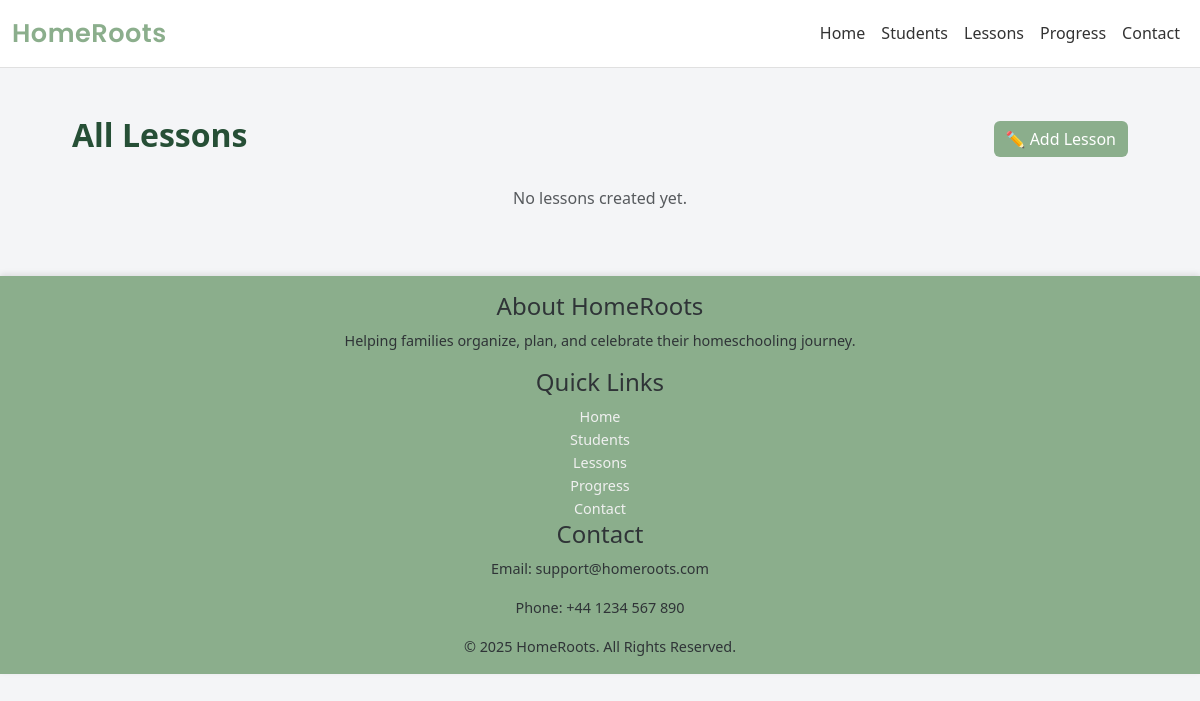
The page /lessons/list/ on the database as committed earlier.
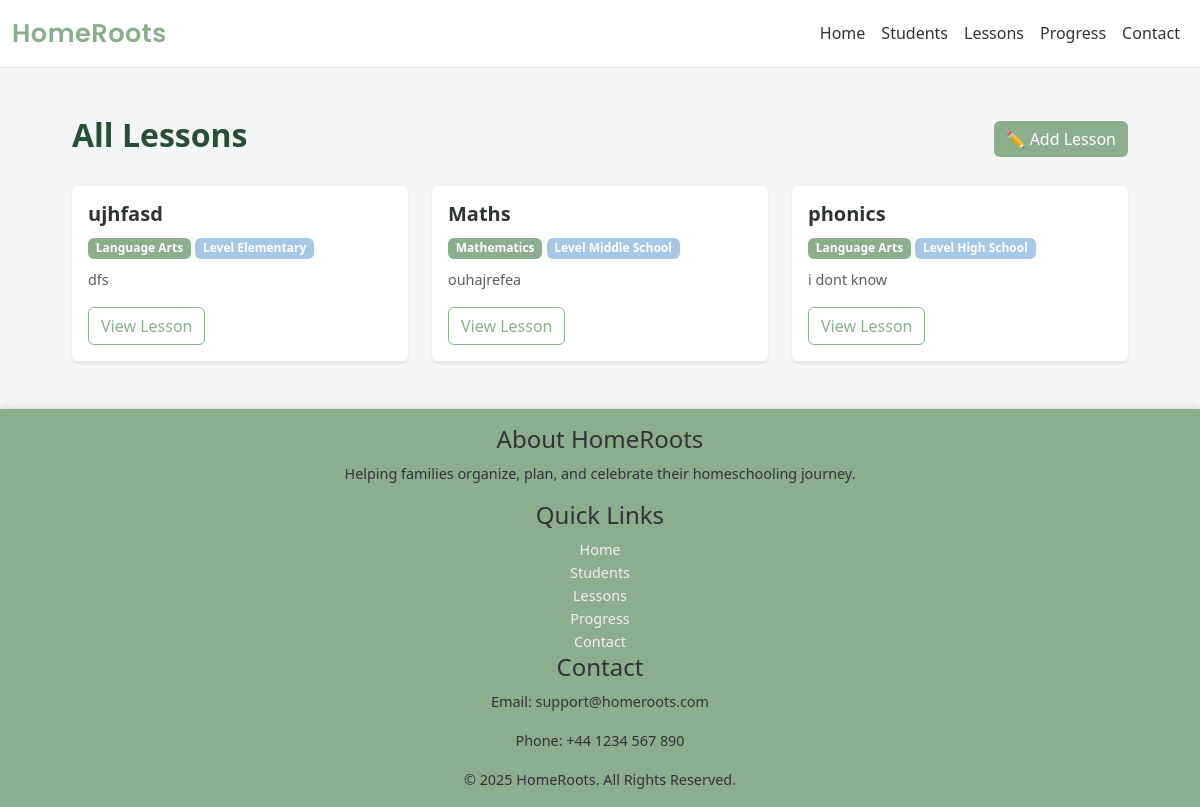
The same page on the database as committed later.
### core/models.py (models this page shows, shortened)
class Lesson(models.Model):
    SUBJECT_CHOICES = [
        ('lang', 'Language Arts'),
        ('math', 'Mathematics'),
        ('sci', 'Science'),
        ('ss', 'Social Studies'),
        ('art', 'Arts & Creative'),
        ('pe', 'Physical Education'),
        ('other', 'Other'),
    ]
    LEVEL_CHOICES = [
        ('elem', 'Elementary'),
        ('middle', 'Middle School'),
        ('high', 'High School'),
        ('all', 'All Ages'),
    ]
    title = models.CharField(max_length=150)
    subject = models.CharField(max_length=10, choices=SUBJECT_CHOICES)
    level = models.CharField(max_length=10, choices=LEVEL_CHOICES)
    description = models.TextField()
    objectives = models.TextField(help_text="Learning objectives for this lesson")
    materials = models.TextField(blank=True, help_text="Materials and resources needed")
    duration_minutes = models.IntegerField(default=60)
    lesson_date = models.DateField(null=True, blank=True)
    created_at = models.DateTimeField(default=timezone.now)
    updated_at = models.DateTimeField(auto_now=True)
    class Meta:
        ordering = ['-lesson_date', '-created_at']

### core/views.py (the view)
# urls.py: path('lessons/list/', views.LessonListView.as_view(), name='lessons'),
class LessonListView(ListView):
    model = Lesson
    template_name = 'core/lessons/list.html'
    context_object_name = 'lessons'
    paginate_by = 10

### core/templates/core/lessons/list.html (shortened to what this page needs)
{% extends "core/base.html" %}
{% block content %}
<div class="container py-5">
  <div class="d-flex justify-content-between align-items-center mb-4">
    <h2 class="fw-bold" style="color: #264f36;">All Lessons</h2>
    <a href="{% url 'core:lesson_add' %}" class="btn btn-success" style="background-color: var(--primary); border: none;">
      ✏️ Add Lesson
    </a>
  </div>
  <div class="row g-4">
    {% for lesson in lessons %}
    <div class="col-md-6 col-lg-4">
      <div class="card shadow-sm border-0 h-100">
        <div class="card-body">
          <h5 class="fw-bold" style="color: var(--text-dark);">{{ lesson.title }}</h5>
          <div class="mb-2">
            <span class="badge" style="background-color: var(--primary);">
              {{ lesson.get_subject_display }}
            </span>
            <span class="badge" style="background-color: var(--accent);">
              Level {{ lesson.get_level_display }}
            </span>
          </div>
          <p class="text-muted" style="font-size: 0.9rem;">
            {{ lesson.description|slice:":120" }}{% if lesson.description|length > 120 %}...{% endif %}
          </p>
          <a href="{% url 'core:lesson_detail' lesson.id %}"
             class="btn btn-outline-success"
             style="color: var(--primary); border-color: var(--primary);">
            View Lesson
          </a>
        </div>
      </div>
    </div>
    {% empty %}
      <p class="text-center text-muted mt-4">No lessons created yet.</p>
    {% endfor %}
  </div>
</div>
{% endblock %}

### core/templates/core/base.html (shortened to what this page needs)
<!DOCTYPE html>
<html lang="en">
<head>
    {% load static %}
<link href="https://cdn.jsdelivr.net/npm/bootstrap@5.3.3/dist/css/bootstrap.min.css" rel="stylesheet">
<link rel="stylesheet" href="{% static 'core/css/style.css' %}">
</head>
<body>
    <nav class="navbar navbar-expand-lg custom-navbar">
        <div class="container-fluid">
            <a class="navbar-brand" href="{% url 'core:index' %}" style="color: #8BAE8C;">HomeRoots</a>
        <div class="collapse navbar-collapse" id="navbarNav">
            <ul class="navbar-nav ms-auto">
                <li class="nav-item">
                    <a class="nav-link" href="{% url 'core:index' %}">Home</a>
                </li>
                <li class="nav-item">
                    <a class="nav-link" href="{% url 'core:students' %}">Students</a>
                </li>
                <li class="nav-item">
                    <a class="nav-link" href="{% url 'core:lessons' %}">Lessons</a>
                </li>
                <li class="nav-item">
                    <a class="nav-link" href="{% url 'core:student_progress' student_id=1 %}">Progress</a>
                </li>
                <li class="nav-item">
                    <a class="nav-link" href="{% url 'core:contact' %}">Contact</a>
                </li>
            </ul>
        </div>
    </div>
</nav>
<main>
    {% block content %}{% endblock %}
</main>
<footer>
    <div class="footer-container">
        <div class="footer-column">
            <h4>About HomeRoots</h4>
            <p>Helping families organize, plan, and celebrate their homeschooling journey.</p>
        </div>
        <div class="footer-column">
            <h4>Quick Links</h4>
            <ul>
                <li><a href="{% url 'core:index' %}">Home</a></li>
                <li><a href="{% url 'core:students' %}">Students</a></li>
                <li><a href="{% url 'core:lessons' %}">Lessons</a></li>
                <li><a href="{% url 'core:student_progress' student_id=1 %}">Progress</a></li>
                <li><a href="{% url 'core:contact' %}">Contact</a></li>
            </ul>
        </div>
        <div class="footer-column">
            <h4>Contact</h4>
            <p>Email: support@homeroots.com</p>
            <p>Phone: +44 1234 567 890</p>
        </div>
    </div>
    <div class="footer-bottom">
        &copy; 2025 HomeRoots. All Rights Reserved.
    </div>
</footer>
</body>
</html>

### core/static/core/css/style.css (style rules this page uses)
:root { --primary: #8BAE8C; --secondary: #EAD8C0; --accent: #A5C8E6; --neutral: #F4F5F7; --text-dark: #2F3437; --text-light: #5B5F62; }
body, html { background-color: transparent; background: none; }
* { margin: 0; padding: 0; box-sizing: border-box; font-family: 'Segoe UI', Tahoma, Geneva, Verdana, sans-serif; color: var(--text-dark); }
body { font-family: 'Playfair Display', serif !important; font-size: 16px; background-color: var(--neutral); color: var(--text-dark); line-height: 1.6; }
.container { width: 90%; max-width: 1200px; margin: 0 auto; }
.navbar { background: #fff; border-bottom: 1px solid #e0e0e0; position: sticky; top: 0; z-index: 10; }
.navbar a { text-decoration: none; color: #333; transition: color 0.2s; }
.custom-navbar .navbar-brand { font-family: 'Poppins', sans-serif; font-size: 1.6rem; font-weight: 600; color: var(--text-dark); letter-spacing: 0.5px; transition: color 0.3s ease; }
footer { background-color: #8BAE8C; color: white; text-align: center; padding: 1rem 0; margin-top: auto; font-size: 0.9rem; box-shadow: 0 -2px 6px rgba(0, 0, 0, 0.1); }
footer a { color: #f0f0f0; text-decoration: none; }
footer ul, footer li { list-style: none !important; margin: 0; padding: 0; }

Rows that differ between the two databases and show on the page:
added Lesson: title "ujhfasd", subject "Language Arts", level "Elementary", description "dfs"
added Lesson: title "Maths", subject "Mathematics", level "Middle School", description "ouhajrefea"
added Lesson: title "phonics", subject "Language Arts", level "High School", description "i dont know"
Other text that changed with them:
text no longer shown: "No lessons created yet."
